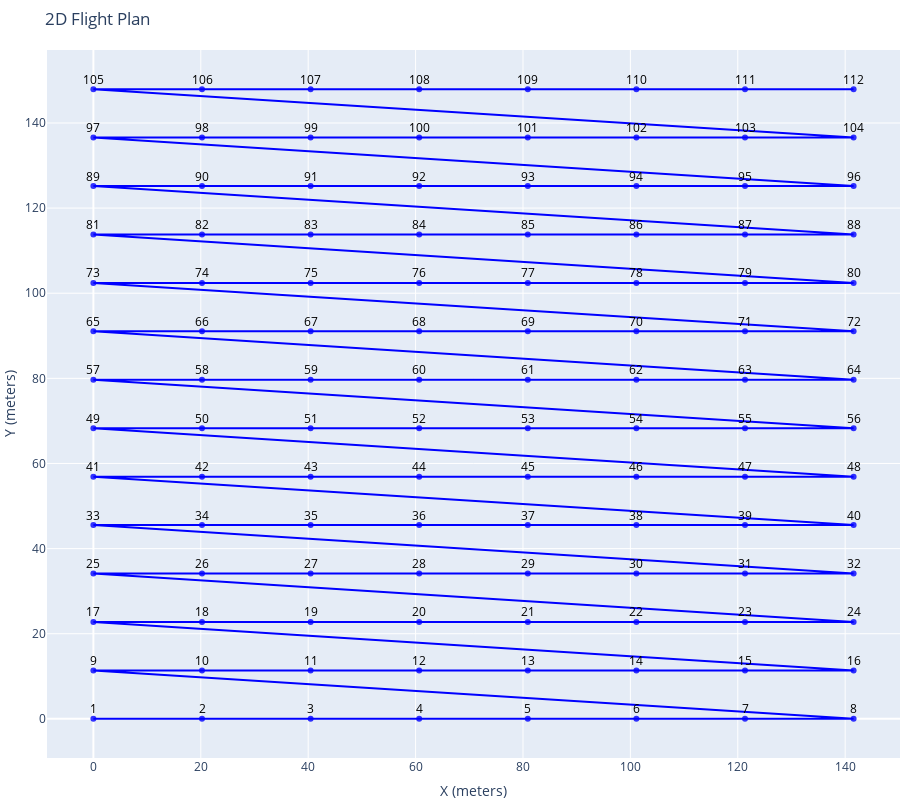

Notebook cell for this chart:
### Code cell
camera_ = copy.deepcopy(camera_x10)
dataset_spec_ = copy.deepcopy(dataset_spec)

dataset_spec_.overlap = 0.6

print(camera_, dataset_spec_)

fig = plot_photo_plan(generate_photo_plan_on_grid(camera_, dataset_spec_))
fig.show()

### Figure 1 — Plotly figure (JSON) as saved in the notebook; plotly's stock layout.template omitted (floating-point values rounded to 4 significant figures)
{"data": [{"line": {"color": "blue", "width": 2}, "marker": {"color": "blue", "opacity": 0.8, "size": 6}, "mode": "markers+lines", "name": "Flight Path", "type": "scatter", "x": [0, 20.22, 40.45, 60.67, 80.9, 101.1, 121.3, 141.6, 0, 20.22, 40.45, 60.67, 80.9, 101.1, 121.3, 141.6, 0, 20.22, 40.45, 60.67, 80.9, 101.1, 121.3, 141.6, 0, 20.22, 40.45, 60.67, 80.9, 101.1, 121.3, 141.6, 0, 20.22, 40.45, 60.67, 80.9, 101.1, 121.3, 141.6, 0, 20.22, 40.45, 60.67, 80.9, 101.1, 121.3, 141.6, 0, 20.22, 40.45, 60.67, 80.9, 101.1, 121.3, 141.6, 0, 20.22, 40.45, 60.67, 80.9, 101.1, 121.3, 141.6, 0, 20.22, 40.45, 60.67, 80.9, 101.1, 121.3, 141.6, 0, 20.22, 40.45, 60.67, 80.9, 101.1, 121.3, 141.6, 0, 20.22, 40.45, 60.67, 80.9, 101.1, 121.3, 141.6, 0, 20.22, 40.45, 60.67, 80.9, 101.1, 121.3, 141.6, 0, 20.22, 40.45, 60.67, 80.9, 101.1, 121.3, 141.6, 0, 20.22, 40.45, 60.67, 80.9, 101.1, 121.3, 141.6], "y": [0, 0, 0, 0, 0, 0, 0, 0, 11.38, 11.38, 11.38, 11.38, 11.38, 11.38, 11.38, 11.38, 22.76, 22.76, 22.76, 22.76, 22.76, 22.76, 22.76, 22.76, 34.14, 34.14, 34.14, 34.14, 34.14, 34.14, 34.14, 34.14, 45.52, 45.52, 45.52, 45.52, 45.52, 45.52, 45.52, 45.52, 56.9, 56.9, 56.9, 56.9, 56.9, 56.9, 56.9, 56.9, 68.28, 68.28, 68.28, 68.28, 68.28, 68.28, 68.28, 68.28, 79.66, 79.66, 79.66, 79.66, 79.66, 79.66, 79.66, 79.66, 91.05, 91.05, 91.05, 91.05, 91.05, 91.05, 91.05, 91.05, 102.4, 102.4, 102.4, 102.4, 102.4, 102.4, 102.4, 102.4, 113.8, 113.8, 113.8, 113.8, 113.8, 113.8, 113.8, 113.8, 125.2, 125.2, 125.2, 125.2, 125.2, 125.2, 125.2, 125.2, 136.6, 136.6, 136.6, 136.6, 136.6, 136.6, 136.6, 136.6, 147.9, 147.9, 147.9, 147.9, 147.9, 147.9, 147.9, 147.9]}], "layout": {"annotations": [{"arrowcolor": "black", "arrowhead": 2, "ax": 0, "ay": -10, "font": {"color": "black", "size": 12}, "showarrow": true, "text": "1", "x": 0, "y": 0}, {"arrowcolor": "black", "arrowhead": 2, "ax": 0, "ay": -10, "font": {"color": "black", "size": 12}, "showarrow": true, "text": "2", "x": 20.22, "y": 0}, {"arrowcolor": "black", "arrowhead": 2, "ax": 0, "ay": -10, "font": {"color": "black", "size": 12}, "showarrow": true, "text": "3", "x": 40.45, "y": 0}, {"arrowcolor": "black", "arrowhead": 2, "ax": 0, "ay": -10, "font": {"color": "black", "size": 12}, "showarrow": true, "text": "4", "x": 60.67, "y": 0}, {"arrowcolor": "black", "arrowhead": 2, "ax": 0, "ay": -10, "font": {"color": "black", "size": 12}, "showarrow": true, "text": "5", "x": 80.9, "y": 0}, {"arrowcolor": "black", "arrowhead": 2, "ax": 0, "ay": -10, "font": {"color": "black", "size": 12}, "showarrow": true, "text": "6", "x": 101.1, "y": 0}, {"arrowcolor": "black", "arrowhead": 2, "ax": 0, "ay": -10, "font": {"color": "black", "size": 12}, "showarrow": true, "text": "7", "x": 121.3, "y": 0}, {"arrowcolor": "black", "arrowhead": 2, "ax": 0, "ay": -10, "font": {"color": "black", "size": 12}, "showarrow": true, "text": "8", "x": 141.6, "y": 0}, {"arrowcolor": "black", "arrowhead": 2, "ax": 0, "ay": -10, "font": {"color": "black", "size": 12}, "showarrow": true, "text": "9", "x": 0, "y": 11.38}, {"arrowcolor": "black", "arrowhead": 2, "ax": 0, "ay": -10, "font": {"color": "black", "size": 12}, "showarrow": true, "text": "10", "x": 20.22, "y": 11.38}, {"arrowcolor": "black", "arrowhead": 2, "ax": 0, "ay": -10, "font": {"color": "black", "size": 12}, "showarrow": true, "text": "11", "x": 40.45, "y": 11.38}, {"arrowcolor": "black", "arrowhead": 2, "ax": 0, "ay": -10, "font": {"color": "black", "size": 12}, "showarrow": true, "text": "12", "x": 60.67, "y": 11.38}, {"arrowcolor": "black", "arrowhead": 2, "ax": 0, "ay": -10, "font": {"color": "black", "size": 12}, "showarrow": true, "text": "13", "x": 80.9, "y": 11.38}, {"arrowcolor": "black", "arrowhead": 2, "ax": 0, "ay": -10, "font": {"color": "black", "size": 12}, "showarrow": true, "text": "14", "x": 101.1, "y": 11.38}, {"arrowcolor": "black", "arrowhead": 2, "ax": 0, "ay": -10, "font": {"color": "black", "size": 12}, "showarrow": true, "text": "15", "x": 121.3, "y": 11.38}, {"arrowcolor": "black", "arrowhead": 2, "ax": 0, "ay": -10, "font": {"color": "black", "size": 12}, "showarrow": true, "text": "16", "x": 141.6, "y": 11.38}, {"arrowcolor": "black", "arrowhead": 2, "ax": 0, "ay": -10, "font": {"color": "black", "size": 12}, "showarrow": true, "text": "17", "x": 0, "y": 22.76}, {"arrowcolor": "black", "arrowhead": 2, "ax": 0, "ay": -10, "font": {"color": "black", "size": 12}, "showarrow": true, "text": "18", "x": 20.22, "y": 22.76}, {"arrowcolor": "black", "arrowhead": 2, "ax": 0, "ay": -10, "font": {"color": "black", "size": 12}, "showarrow": true, "text": "19", "x": 40.45, "y": 22.76}, {"arrowcolor": "black", "arrowhead": 2, "ax": 0, "ay": -10, "font": {"color": "black", "size": 12}, "showarrow": true, "text": "20", "x": 60.67, "y": 22.76}, {"arrowcolor": "black", "arrowhead": 2, "ax": 0, "ay": -10, "font": {"color": "black", "size": 12}, "showarrow": true, "text": "21", "x": 80.9, "y": 22.76}, {"arrowcolor": "black", "arrowhead": 2, "ax": 0, "ay": -10, "font": {"color": "black", "size": 12}, "showarrow": true, "text": "22", "x": 101.1, "y": 22.76}, {"arrowcolor": "black", "arrowhead": 2, "ax": 0, "ay": -10, "font": {"color": "black", "size": 12}, "showarrow": true, "text": "23", "x": 121.3, "y": 22.76}, {"arrowcolor": "black", "arrowhead": 2, "ax": 0, "ay": -10, "font": {"color": "black", "size": 12}, "showarrow": true, "text": "24", "x": 141.6, "y": 22.76}, {"arrowcolor": "black", "arrowhead": 2, "ax": 0, "ay": -10, "font": {"color": "black", "size": 12}, "showarrow": true, "text": "25", "x": 0, "y": 34.14}, {"arrowcolor": "black", "arrowhead": 2, "ax": 0, "ay": -10, "font": {"color": "black", "size": 12}, "showarrow": true, "text": "26", "x": 20.22, "y": 34.14}, {"arrowcolor": "black", "arrowhead": 2, "ax": 0, "ay": -10, "font": {"color": "black", "size": 12}, "showarrow": true, "text": "27", "x": 40.45, "y": 34.14}, {"arrowcolor": "black", "arrowhead": 2, "ax": 0, "ay": -10, "font": {"color": "black", "size": 12}, "showarrow": true, "text": "28", "x": 60.67, "y": 34.14}, {"arrowcolor": "black", "arrowhead": 2, "ax": 0, "ay": -10, "font": {"color": "black", "size": 12}, "showarrow": true, "text": "29", "x": 80.9, "y": 34.14}, {"arrowcolor": "black", "arrowhead": 2, "ax": 0, "ay": -10, "font": {"color": "black", "size": 12}, "showarrow": true, "text": "30", "x": 101.1, "y": 34.14}, {"arrowcolor": "black", "arrowhead": 2, "ax": 0, "ay": -10, "font": {"color": "black", "size": 12}, "showarrow": true, "text": "31", "x": 121.3, "y": 34.14}, {"arrowcolor": "black", "arrowhead": 2, "ax": 0, "ay": -10, "font": {"color": "black", "size": 12}, "showarrow": true, "text": "32", "x": 141.6, "y": 34.14}, {"arrowcolor": "black", "arrowhead": 2, "ax": 0, "ay": -10, "font": {"color": "black", "size": 12}, "showarrow": true, "text": "33", "x": 0, "y": 45.52}, {"arrowcolor": "black", "arrowhead": 2, "ax": 0, "ay": -10, "font": {"color": "black", "size": 12}, "showarrow": true, "text": "34", "x": 20.22, "y": 45.52}, {"arrowcolor": "black", "arrowhead": 2, "ax": 0, "ay": -10, "font": {"color": "black", "size": 12}, "showarrow": true, "text": "35", "x": 40.45, "y": 45.52}, {"arrowcolor": "black", "arrowhead": 2, "ax": 0, "ay": -10, "font": {"color": "black", "size": 12}, "showarrow": true, "text": "36", "x": 60.67, "y": 45.52}, {"arrowcolor": "black", "arrowhead": 2, "ax": 0, "ay": -10, "font": {"color": "black", "size": 12}, "showarrow": true, "text": "37", "x": 80.9, "y": 45.52}, {"arrowcolor": "black", "arrowhead": 2, "ax": 0, "ay": -10, "font": {"color": "black", "size": 12}, "showarrow": true, "text": "38", "x": 101.1, "y": 45.52}, {"arrowcolor": "black", "arrowhead": 2, "ax": 0, "ay": -10, "font": {"color": "black", "size": 12}, "showarrow": true, "text": "39", "x": 121.3, "y": 45.52}, {"arrowcolor": "black", "arrowhead": 2, "ax": 0, "ay": -10, "font": {"color": "black", "size": 12}, "showarrow": true, "text": "40", "x": 141.6, "y": 45.52}, {"arrowcolor": "black", "arrowhead": 2, "ax": 0, "ay": -10, "font": {"color": "black", "size": 12}, "showarrow": true, "text": "41", "x": 0, "y": 56.9}, {"arrowcolor": "black", "arrowhead": 2, "ax": 0, "ay": -10, "font": {"color": "black", "size": 12}, "showarrow": true, "text": "42", "x": 20.22, "y": 56.9}, {"arrowcolor": "black", "arrowhead": 2, "ax": 0, "ay": -10, "font": {"color": "black", "size": 12}, "showarrow": true, "text": "43", "x": 40.45, "y": 56.9}, {"arrowcolor": "black", "arrowhead": 2, "ax": 0, "ay": -10, "font": {"color": "black", "size": 12}, "showarrow": true, "text": "44", "x": 60.67, "y": 56.9}, {"arrowcolor": "black", "arrowhead": 2, "ax": 0, "ay": -10, "font": {"color": "black", "size": 12}, "showarrow": true, "text": "45", "x": 80.9, "y": 56.9}, {"arrowcolor": "black", "arrowhead": 2, "ax": 0, "ay": -10, "font": {"color": "black", "size": 12}, "showarrow": true, "text": "46", "x": 101.1, "y": 56.9}, {"arrowcolor": "black", "arrowhead": 2, "ax": 0, "ay": -10, "font": {"color": "black", "size": 12}, "showarrow": true, "text": "47", "x": 121.3, "y": 56.9}, {"arrowcolor": "black", "arrowhead": 2, "ax": 0, "ay": -10, "font": {"color": "black", "size": 12}, "showarrow": true, "text": "48", "x": 141.6, "y": 56.9}, {"arrowcolor": "black", "arrowhead": 2, "ax": 0, "ay": -10, "font": {"color": "black", "size": 12}, "showarrow": true, "text": "49", "x": 0, "y": 68.28}, {"arrowcolor": "black", "arrowhead": 2, "ax": 0, "ay": -10, "font": {"color": "black", "size": 12}, "showarrow": true, "text": "50", "x": 20.22, "y": 68.28}, {"arrowcolor": "black", "arrowhead": 2, "ax": 0, "ay": -10, "font": {"color": "black", "size": 12}, "showarrow": true, "text": "51", "x": 40.45, "y": 68.28}, {"arrowcolor": "black", "arrowhead": 2, "ax": 0, "ay": -10, "font": {"color": "black", "size": 12}, "showarrow": true, "text": "52", "x": 60.67, "y": 68.28}, {"arrowcolor": "black", "arrowhead": 2, "ax": 0, "ay": -10, "font": {"color": "black", "size": 12}, "showarrow": true, "text": "53", "x": 80.9, "y": 68.28}, {"arrowcolor": "black", "arrowhead": 2, "ax": 0, "ay": -10, "font": {"color": "black", "size": 12}, "showarrow": true, "text": "54", "x": 101.1, "y": 68.28}, {"arrowcolor": "black", "arrowhead": 2, "ax": 0, "ay": -10, "font": {"color": "black", "size": 12}, "showarrow": true, "text": "55", "x": 121.3, "y": 68.28}, {"arrowcolor": "black", "arrowhead": 2, "ax": 0, "ay": -10, "font": {"color": "black", "size": 12}, "showarrow": true, "text": "56", "x": 141.6, "y": 68.28}, {"arrowcolor": "black", "arrowhead": 2, "ax": 0, "ay": -10, "font": {"color": "black", "size": 12}, "showarrow": true, "text": "57", "x": 0, "y": 79.66}, {"arrowcolor": "black", "arrowhead": 2, "ax": 0, "ay": -10, "font": {"color": "black", "size": 12}, "showarrow": true, "text": "58", "x": 20.22, "y": 79.66}, {"arrowcolor": "black", "arrowhead": 2, "ax": 0, "ay": -10, "font": {"color": "black", "size": 12}, "showarrow": true, "text": "59", "x": 40.45, "y": 79.66}, {"arrowcolor": "black", "arrowhead": 2, "ax": 0, "ay": -10, "font": {"color": "black", "size": 12}, "showarrow": true, "text": "60", "x": 60.67, "y": 79.66}, {"arrowcolor": "black", "arrowhead": 2, "ax": 0, "ay": -10, "font": {"color": "black", "size": 12}, "showarrow": true, "text": "61", "x": 80.9, "y": 79.66}, {"arrowcolor": "black", "arrowhead": 2, "ax": 0, "ay": -10, "font": {"color": "black", "size": 12}, "showarrow": true, "text": "62", "x": 101.1, "y": 79.66}, {"arrowcolor": "black", "arrowhead": 2, "ax": 0, "ay": -10, "font": {"color": "black", "size": 12}, "showarrow": true, "text": "63", "x": 121.3, "y": 79.66}, {"arrowcolor": "black", "arrowhead": 2, "ax": 0, "ay": -10, "font": {"color": "black", "size": 12}, "showarrow": true, "text": "64", "x": 141.6, "y": 79.66}, {"arrowcolor": "black", "arrowhead": 2, "ax": 0, "ay": -10, "font": {"color": "black", "size": 12}, "showarrow": true, "text": "65", "x": 0, "y": 91.05}, {"arrowcolor": "black", "arrowhead": 2, "ax": 0, "ay": -10, "font": {"color": "black", "size": 12}, "showarrow": true, "text": "66", "x": 20.22, "y": 91.05}, {"arrowcolor": "black", "arrowhead": 2, "ax": 0, "ay": -10, "font": {"color": "black", "size": 12}, "showarrow": true, "text": "67", "x": 40.45, "y": 91.05}, {"arrowcolor": "black", "arrowhead": 2, "ax": 0, "ay": -10, "font": {"color": "black", "size": 12}, "showarrow": true, "text": "68", "x": 60.67, "y": 91.05}, {"arrowcolor": "black", "arrowhead": 2, "ax": 0, "ay": -10, "font": {"color": "black", "size": 12}, "showarrow": true, "text": "69", "x": 80.9, "y": 91.05}, {"arrowcolor": "black", "arrowhead": 2, "ax": 0, "ay": -10, "font": {"color": "black", "size": 12}, "showarrow": true, "text": "70", "x": 101.1, "y": 91.05}, {"arrowcolor": "black", "arrowhead": 2, "ax": 0, "ay": -10, "font": {"color": "black", "size": 12}, "showarrow": true, "text": "71", "x": 121.3, "y": 91.05}, {"arrowcolor": "black", "arrowhead": 2, "ax": 0, "ay": -10, "font": {"color": "black", "size": 12}, "showarrow": true, "text": "72", "x": 141.6, "y": 91.05}, {"arrowcolor": "black", "arrowhead": 2, "ax": 0, "ay": -10, "font": {"color": "black", "size": 12}, "showarrow": true, "text": "73", "x": 0, "y": 102.4}, {"arrowcolor": "black", "arrowhead": 2, "ax": 0, "ay": -10, "font": {"color": "black", "size": 12}, "showarrow": true, "text": "74", "x": 20.22, "y": 102.4}, {"arrowcolor": "black", "arrowhead": 2, "ax": 0, "ay": -10, "font": {"color": "black", "size": 12}, "showarrow": true, "text": "75", "x": 40.45, "y": 102.4}, {"arrowcolor": "black", "arrowhead": 2, "ax": 0, "ay": -10, "font": {"color": "black", "size": 12}, "showarrow": true, "text": "76", "x": 60.67, "y": 102.4}, {"arrowcolor": "black", "arrowhead": 2, "ax": 0, "ay": -10, "font": {"color": "black", "size": 12}, "showarrow": true, "text": "77", "x": 80.9, "y": 102.4}, {"arrowcolor": "black", "arrowhead": 2, "ax": 0, "ay": -10, "font": {"color": "black", "size": 12}, "showarrow": true, "text": "78", "x": 101.1, "y": 102.4}, {"arrowcolor": "black", "arrowhead": 2, "ax": 0, "ay": -10, "font": {"color": "black", "size": 12}, "showarrow": true, "text": "79", "x": 121.3, "y": 102.4}, {"arrowcolor": "black", "arrowhead": 2, "ax": 0, "ay": -10, "font": {"color": "black", "size": 12}, "showarrow": true, "text": "80", "x": 141.6, "y": 102.4}, {"arrowcolor": "black", "arrowhead": 2, "ax": 0, "ay": -10, "font": {"color": "black", "size": 12}, "showarrow": true, "text": "81", "x": 0, "y": 113.8}, {"arrowcolor": "black", "arrowhead": 2, "ax": 0, "ay": -10, "font": {"color": "black", "size": 12}, "showarrow": true, "text": "82", "x": 20.22, "y": 113.8}, {"arrowcolor": "black", "arrowhead": 2, "ax": 0, "ay": -10, "font": {"color": "black", "size": 12}, "showarrow": true, "text": "83", "x": 40.45, "y": 113.8}, {"arrowcolor": "black", "arrowhead": 2, "ax": 0, "ay": -10, "font": {"color": "black", "size": 12}, "showarrow": true, "text": "84", "x": 60.67, "y": 113.8}, {"arrowcolor": "black", "arrowhead": 2, "ax": 0, "ay": -10, "font": {"color": "black", "size": 12}, "showarrow": true, "text": "85", "x": 80.9, "y": 113.8}, {"arrowcolor": "black", "arrowhead": 2, "ax": 0, "ay": -10, "font": {"color": "black", "size": 12}, "showarrow": true, "text": "86", "x": 101.1, "y": 113.8}, {"arrowcolor": "black", "arrowhead": 2, "ax": 0, "ay": -10, "font": {"color": "black", "size": 12}, "showarrow": true, "text": "87", "x": 121.3, "y": 113.8}, {"arrowcolor": "black", "arrowhead": 2, "ax": 0, "ay": -10, "font": {"color": "black", "size": 12}, "showarrow": true, "text": "88", "x": 141.6, "y": 113.8}, {"arrowcolor": "black", "arrowhead": 2, "ax": 0, "ay": -10, "font": {"color": "black", "size": 12}, "showarrow": true, "text": "89", "x": 0, "y": 125.2}, {"arrowcolor": "black", "arrowhead": 2, "ax": 0, "ay": -10, "font": {"color": "black", "size": 12}, "showarrow": true, "text": "90", "x": 20.22, "y": 125.2}, {"arrowcolor": "black", "arrowhead": 2, "ax": 0, "ay": -10, "font": {"color": "black", "size": 12}, "showarrow": true, "text": "91", "x": 40.45, "y": 125.2}, {"arrowcolor": "black", "arrowhead": 2, "ax": 0, "ay": -10, "font": {"color": "black", "size": 12}, "showarrow": true, "text": "92", "x": 60.67, "y": 125.2}, {"arrowcolor": "black", "arrowhead": 2, "ax": 0, "ay": -10, "font": {"color": "black", "size": 12}, "showarrow": true, "text": "93", "x": 80.9, "y": 125.2}, {"arrowcolor": "black", "arrowhead": 2, "ax": 0, "ay": -10, "font": {"color": "black", "size": 12}, "showarrow": true, "text": "94", "x": 101.1, "y": 125.2}, {"arrowcolor": "black", "arrowhead": 2, "ax": 0, "ay": -10, "font": {"color": "black", "size": 12}, "showarrow": true, "text": "95", "x": 121.3, "y": 125.2}, {"arrowcolor": "black", "arrowhead": 2, "ax": 0, "ay": -10, "font": {"color": "black", "size": 12}, "showarrow": true, "text": "96", "x": 141.6, "y": 125.2}, {"arrowcolor": "black", "arrowhead": 2, "ax": 0, "ay": -10, "font": {"color": "black", "size": 12}, "showarrow": true, "text": "97", "x": 0, "y": 136.6}, {"arrowcolor": "black", "arrowhead": 2, "ax": 0, "ay": -10, "font": {"color": "black", "size": 12}, "showarrow": true, "text": "98", "x": 20.22, "y": 136.6}, {"arrowcolor": "black", "arrowhead": 2, "ax": 0, "ay": -10, "font": {"color": "black", "size": 12}, "showarrow": true, "text": "99", "x": 40.45, "y": 136.6}, {"arrowcolor": "black", "arrowhead": 2, "ax": 0, "ay": -10, "font": {"color": "black", "size": 12}, "showarrow": true, "text": "100", "x": 60.67, "y": 136.6}, {"arrowcolor": "black", "arrowhead": 2, "ax": 0, "ay": -10, "font": {"color": "black", "size": 12}, "showarrow": true, "text": "101", "x": 80.9, "y": 136.6}, {"arrowcolor": "black", "arrowhead": 2, "ax": 0, "ay": -10, "font": {"color": "black", "size": 12}, "showarrow": true, "text": "102", "x": 101.1, "y": 136.6}, {"arrowcolor": "black", "arrowhead": 2, "ax": 0, "ay": -10, "font": {"color": "black", "size": 12}, "showarrow": true, "text": "103", "x": 121.3, "y": 136.6}, {"arrowcolor": "black", "arrowhead": 2, "ax": 0, "ay": -10, "font": {"color": "black", "size": 12}, "showarrow": true, "text": "104", "x": 141.6, "y": 136.6}, {"arrowcolor": "black", "arrowhead": 2, "ax": 0, "ay": -10, "font": {"color": "black", "size": 12}, "showarrow": true, "text": "105", "x": 0, "y": 147.9}, {"arrowcolor": "black", "arrowhead": 2, "ax": 0, "ay": -10, "font": {"color": "black", "size": 12}, "showarrow": true, "text": "106", "x": 20.22, "y": 147.9}, {"arrowcolor": "black", "arrowhead": 2, "ax": 0, "ay": -10, "font": {"color": "black", "size": 12}, "showarrow": true, "text": "107", "x": 40.45, "y": 147.9}, {"arrowcolor": "black", "arrowhead": 2, "ax": 0, "ay": -10, "font": {"color": "black", "size": 12}, "showarrow": true, "text": "108", "x": 60.67, "y": 147.9}, {"arrowcolor": "black", "arrowhead": 2, "ax": 0, "ay": -10, "font": {"color": "black", "size": 12}, "showarrow": true, "text": "109", "x": 80.9, "y": 147.9}, {"arrowcolor": "black", "arrowhead": 2, "ax": 0, "ay": -10, "font": {"color": "black", "size": 12}, "showarrow": true, "text": "110", "x": 101.1, "y": 147.9}, {"arrowcolor": "black", "arrowhead": 2, "ax": 0, "ay": -10, "font": {"color": "black", "size": 12}, "showarrow": true, "text": "111", "x": 121.3, "y": 147.9}, {"arrowcolor": "black", "arrowhead": 2, "ax": 0, "ay": -10, "font": {"color": "black", "size": 12}, "showarrow": true, "text": "112", "x": 141.6, "y": 147.9}], "height": 800, "margin": {"b": 0, "l": 0, "r": 0, "t": 50}, "showlegend": false, "title": {"text": "2D Flight Plan"}, "xaxis": {"title": {"text": "X (meters)"}}, "yaxis": {"title": {"text": "Y (meters)"}}}}
